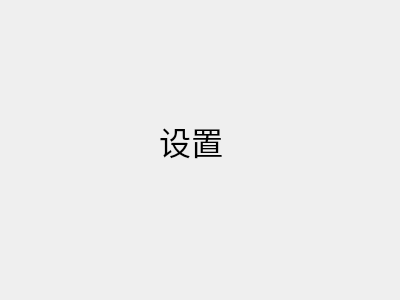
<?xml version="1.0" encoding="UTF-8"?>
<ui version="4.0">
 <class>PageSetting</class>
 <widget class="QWidget" name="PageSetting">
  <property name="geometry">
   <rect>
    <x>0</x>
    <y>0</y>
    <width>400</width>
    <height>300</height>
   </rect>
  </property>
  <property name="windowTitle">
   <string>PageSetting</string>
  </property>
  <widget class="QLabel" name="label">
   <property name="geometry">
    <rect>
     <x>0</x>
     <y>0</y>
     <width>382</width>
     <height>282</height>
    </rect>
   </property>
   <property name="font">
    <font>
     <pointsize>24</pointsize>
    </font>
   </property>
   <property name="text">
    <string>设置</string>
   </property>
   <property name="alignment">
    <set>Qt::AlignCenter</set>
   </property>
  </widget>
 </widget>
 <resources/>
 <connections/>
</ui>
